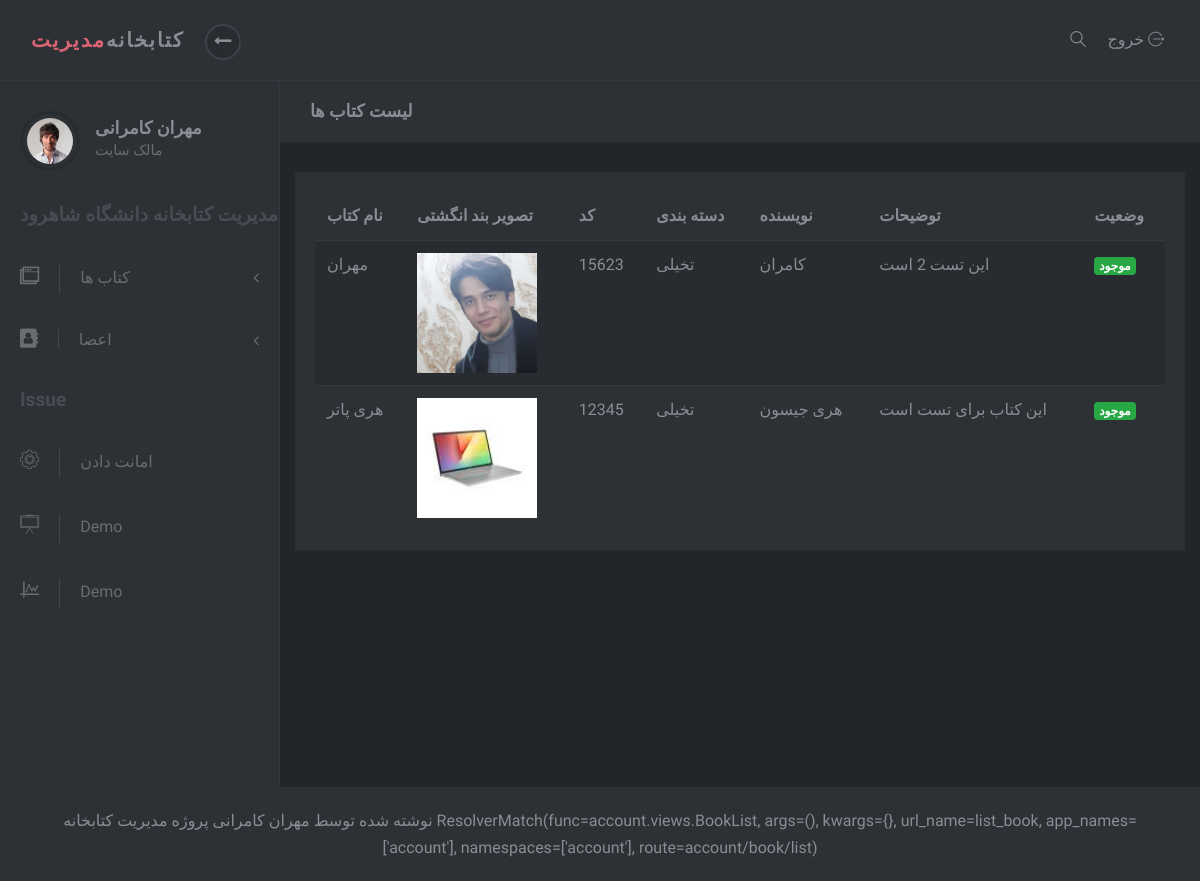
Before: /account/book/list (signed in) with the older database file.
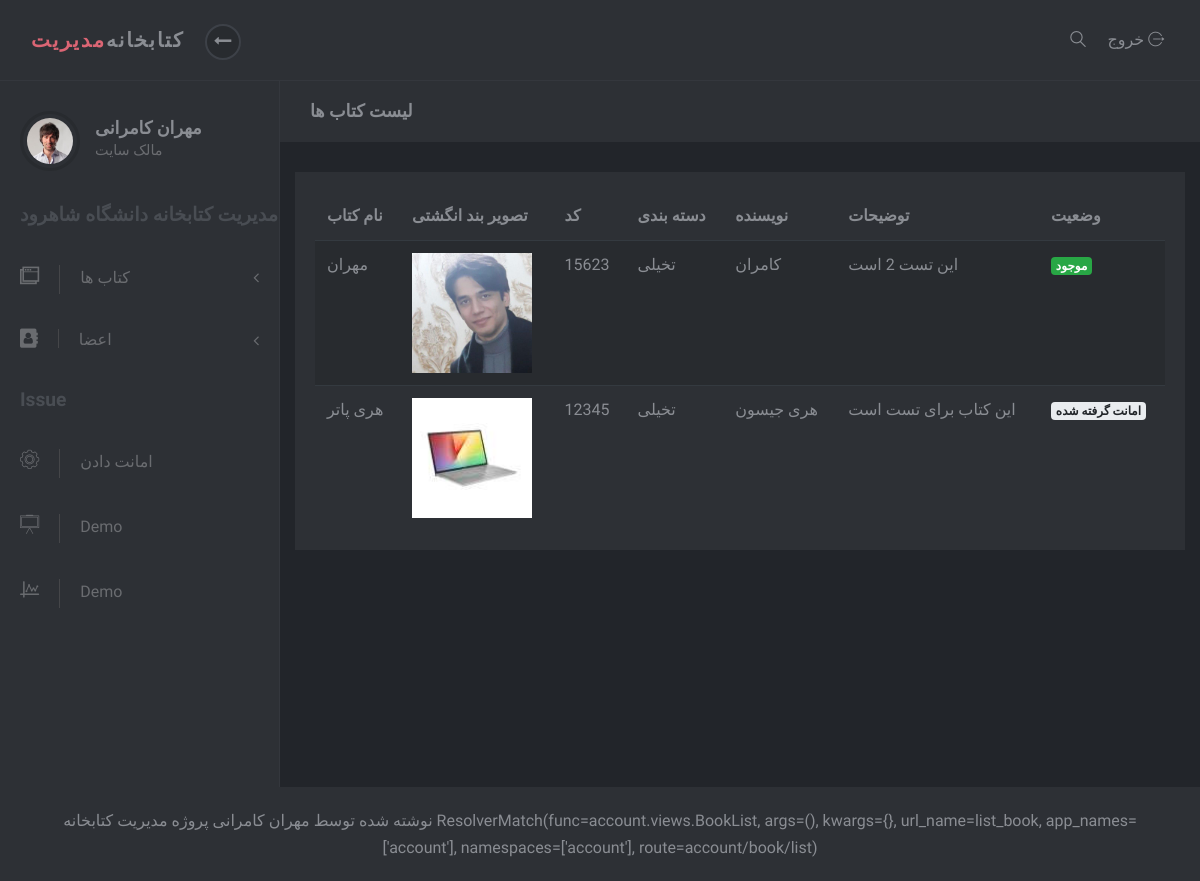
After: the same page with the newer database file.
### account/models.py (models this page shows)
class User(AbstractUser):
	email = models.EmailField(unique=True, verbose_name='ایمیل')
	slug = models.SlugField(unique=True, blank=True, verbose_name="کد کاربر")
	address=models.CharField(default='aaaa',max_length=200,verbose_name='آدرس')

### book/models.py (models this page shows, shortened)
class Book(models.Model):
    Status_Choise = (
        ('d', 'امانت گرفته شده'),
        ('p', 'موجود'),
    )
    title = models.CharField(max_length=200, verbose_name="تایتل")
    slug = models.SlugField(unique=True, blank=True, verbose_name="کد کتاب")
    category = models.ManyToManyField(Category, null=True, verbose_name="دسته بندی")
    description = models.TextField(verbose_name="توضیحات")
    author = models.CharField(max_length=200, verbose_name="نویسنده")
    thumbnail = models.ImageField(upload_to='images', verbose_name="عکس")
    created = models.DateTimeField(auto_now_add=True, verbose_name='زمان انتشار')
    status = models.CharField(max_length=1, choices=Status_Choise, verbose_name="وضعیت")
    class Meta:
        verbose_name = "کتاب"
        verbose_name_plural = "کتاب ها"
        ordering = ['-created']
    def category_to_string(self):
        return ", ".join([cat.title for cat in self.category.all()])
    category_to_string.short_description = "دسته بندی"

class Category(models.Model):
    title = models.CharField(max_length=200, verbose_name="عنوان دسته بندی")
    slug = models.SlugField(max_length=100, verbose_name="موضوع")
    status = models.BooleanField(default=True, verbose_name="آیا نمایش داده شود؟")
    position = models.IntegerField(verbose_name="پوزیشن")
    class Meta:
        verbose_name = "دسته بندی"
        verbose_name_plural = "دسته بندی ها"
        ordering = ['position']

### account/views.py (the view)
# urls.py: path('book/list', BookList.as_view(), name='list_book'),
class BookList(LoginRequiredMixin, ListView):
    template_name = 'registrations/list_book.html'
    def get_queryset(self):
        if self.request.user.is_superuser:
            return Book.objects.all()
        else:
            return Issue.objects.filter(slugUser=self.request.user.slug)

### templates/registrations/list_book.html (shortened to what this page needs)
{% extends 'registrations/base.html' %}
{% load static %}
{% block code %}
    <div class="page-content">
        <div class="page-header">
            <div class="container-fluid">
                <h2 class="h5 no-margin-bottom">لیست کتاب ها</h2>
            </div>
        </div>
        <div class="col-lg-12">
            <div class="block">
                <div class="table-responsive">
                    <table class="table table-striped table-hover">
                        <thead>
                        <tr>
                            <th>نام کتاب</th>
                            <th>تصویر بند انگشتی</th>
                            <th>کد</th>
                            <th>دسته بندی</th>
                            <th>نویسنده</th>
                            <th>توضیحات</th>
                            <th>وضعیت</th>
                        </tr>
                        </thead>
                        <tbody>
                        {% for book in object_list %}
                            <tr>
                                <td>{{ book.title }}</td>
                                <td><img src="{{ book.thumbnail.url }}" style="width: 120px"></td>
                                <td>{{ book.slug }}</td>
                                <td>{{ book.category_to_string }}</td>
                                <td>{{ book.author }}</td>
                                <td>{{ book.description|safe|truncatewords:"10" }}</td>
                                <td>
                                    {% if book.status == "p" %}
                                    <span class="badge badge-success">موجود</span>
                                    {% else %}
                                        <span class="badge badge-light">امانت گرفته شده</span>
                                    {% endif %}
                                </td>
                            </tr>
                        {% endfor %}
                        </tbody>
                    </table>
                </div>
            </div>
        </div>
    </div>
{% endblock %}

### templates/registrations/base.html (shortened to what this page needs)
{% load static %}
<!DOCTYPE html>
<html>
<head>
    <link rel="stylesheet" href="{% static 'adminlte/vendor/bootstrap/css/bootstrap.min.css' %}">
    <link rel="stylesheet" href="{% static 'adminlte/vendor/font-awesome/css/font-awesome.min.css' %}">
    <link rel="stylesheet" href="{% static 'adminlte/css/font.css' %}">
    <link rel="stylesheet" href="{% static 'adminlte/css/style.default.css' %}" id="theme-stylesheet">
    <link rel="stylesheet" href="{% static 'adminlte/css/custom.css' %}">
</head>
<body>
<header class="header">
    <nav class="navbar navbar-expand-lg">
        <div class="container-fluid d-flex align-items-center justify-content-between">
            <div class="navbar-header">
                <a href="list_book.html" class="navbar-brand">
                <div class="brand-text brand-big visible text-uppercase"><strong
                        class="text-primary">مدیریت</strong><strong>کتابخانه</strong></div>
            </a>
                <button class="sidebar-toggle"><i class="fa fa-long-arrow-left"></i></button>
            </div>
            <div class="right-menu list-inline no-margin-bottom">
                <div class="list-inline-item"><a href="#" class="search-open nav-link"><i
                        class="icon-magnifying-glass-browser"></i></a></div>
                <div class="list-inline-item logout"><a id="logout" href="login.html" class="nav-link">خروج <i
                        class="icon-logout"></i></a></div>
            </div>
        </div>
    </nav>
</header>
<div class="d-flex align-items-stretch">
    {% include 'registrations/sidebar.html' %}
    {% block code %}
    {% endblock %}
</div>
<footer class="footer">
    <div class="footer__block block no-margin-bottom">
        <div class="container-fluid text-center">
            <p class="no-margin-bottom">
                نوشته شده توسط مهران کامرانی
                پروژه مدیریت کتابخانه
                {{ request.resolver_match }}
            </p>
        </div>
    </div>
</footer>
</body>
</html>

### templates/registrations/sidebar.html (shortened to what this page needs)
{% load static %}
<nav id="sidebar">
    <div class="sidebar-header d-flex align-items-center">
        <div class="avatar"><img src="{% static 'adminlte/img/avatar-6.jpg' %}" alt="..."
                                 class="img-fluid rounded-circle"></div>
        <div class="title">
            <h1 class="h5">{{ request.user.get_full_name }}</h1>
            {% if request.user.is_superuser %}
                <p>مالک سایت</p>
            {% else %}
                <p>کاربر عادی</p>
            {% endif %}
        </div>
    </div>
    <span class="heading">مدیریت کتابخانه دانشگاه شاهرود</span>
    <ul class="list-unstyled">
        <li>
            <a href="#exampledropdownDropdown" aria-expanded="false" data-toggle="collapse">
                <i class="icon-windows"></i>کتاب ها </a>
        </li>
        {% if request.user.is_superuser %}
            <li>
                <a href="#exampledropdownDropdown2" aria-expanded="false" data-toggle="collapse">
                    <i class="fa fa-address-book" aria-hidden="true"></i>اعضا</a>
            </li>
            </ul>
            <span class="heading">Issue</span>
            <ul class="list-unstyled">
                <li><a href="{% url 'account:issue' %}"> <i class="icon-settings"></i>امانت دادن </a></li>
                <li><a href="#"> <i class="icon-writing-whiteboard"></i>Demo </a></li>
                <li><a href="#"> <i class="icon-chart"></i>Demo </a></li>
            </ul>
        {% endif %}
</nav>

### account/static/adminlte/css/style.default.css (style rules this page uses)
body { position: relative; }
a { -webkit-transition: all 0.3s; transition: all 0.3s; display: inline-block; }
.text-uppercase { letter-spacing: 0.1em; }
p { line-height: 1.7; }
button { cursor: pointer; }
i, span, strong { display: inline-block; }
.no-margin-bottom { margin-bottom: 0 !important; }
.block { padding: 20px; background: #2d3035; color: #8a8d93; margin-bottom: 30px; }
.page-content { position: relative; background: #22252a; min-height: 100vh; width: calc(100% - 280px); padding: 0; padding-bottom: 70px; }
.page-header { padding: 20px 15px; background: #2d3035; color: #8a8d93; margin-bottom: 30px; }
.footer { position: absolute; bottom: 0; width: 100%; }
.footer .footer__block { min-height: 70px; }
i[class*='icon-'] { -webkit-transform: translateY(2px); transform: translateY(2px); }
nav.navbar { background: #2d3035; color: #8a8d93; padding-top: 20px; padding-bottom: 20px; border-bottom: 1px solid #34373d; z-index: 10; }
nav.navbar .sidebar-toggle { width: 36px; height: 36px; line-height: 29px; text-align: center; border-radius: 50%; background: #282b2f; color: #8a8d93; font-size: 1.1rem; border: 2px solid #3d4148; outline: none; }
nav.navbar a { color: inherit; }
nav.navbar .brand-text { display: none; font-weight: 700; }
nav.navbar .brand-text.visible { display: block; }
nav.navbar a.nav-link { padding: .5rem .3rem; position: relative; }
nav#sidebar { width: 280px; background: #2d3035; color: #6a6c70; border-right: 1px solid #34373d; }
nav#sidebar a { color: inherit; text-decoration: none; position: relative; }
nav#sidebar a[data-toggle="collapse"]::after { content: '\f104'; display: inline-block; -webkit-transform: translateY(-50%); transform: translateY(-50%); font-family: 'FontAwesome'; position: absolute; top: 50%; right: 20px; }
nav#sidebar a i { font-size: 1.2em; margin-right: 10px; -webkit-transition: none; transition: none; }
nav#sidebar .sidebar-header { padding: 30px 20px; }
nav#sidebar .sidebar-header h1, nav#sidebar .sidebar-header p { margin-bottom: 0; }
nav#sidebar .sidebar-header h1 { color: #8a8d93; }
nav#sidebar .sidebar-header p { font-size: 0.9rem; }
nav#sidebar span.heading { font-weight: 700; margin-left: 20px; color: #494d53; font-size: 1.2rem; margin-bottom: 15px; }
nav#sidebar .avatar { width: 60px; height: 60px; border-radius: 50%; overflow: hidden; margin-right: 15px; background: none; padding: 4px; border: 3px solid #282b2f; }
nav#sidebar ul { max-height: none; }
nav#sidebar li { position: relative; }
nav#sidebar li a { padding: 18px 20px; display: block; font-weight: 400; }
nav#sidebar li a i { margin-right: 20px; -webkit-transition: all 0.3s; transition: all 0.3s; padding-right: 20px; border-right: 1px solid #454649; }
nav#sidebar li::before { content: ''; width: 2px; height: 100%; background: none; display: block; position: absolute; top: 0; left: 0; z-index: 99; }
button, input[type='submit'] { cursor: pointer; font-family: inherit; font-weight: 300 !important; }
.table { margin-bottom: 0; }
.table td, .table th { border-color: #343a40; }
.table thead th { border: none; }
.table-striped tbody tr { -webkit-transition: all 0.3s; transition: all 0.3s; }
.table-striped tbody tr:nth-of-type(odd) { background-color: #282b2f; }
.navbar { padding: 0.5rem 1rem; }
.navbar-brand { display: inline-block; padding-top: 0.3125rem; padding-bottom: 0.3125rem; margin-right: 1rem; font-size: 1.25rem; }
body { font-family: "Muli", sans-serif; font-size: 1rem; font-weight: 400; line-height: 1.5; color: #8a8d93; background-color: #fff; }
a { color: #DB6574; text-decoration: none; }
h1, h2, h3, h4, h5, h6, .h1, .h2, .h3, .h4, .h5, .h6 { margin-bottom: 0.5rem; font-family: inherit; font-weight: 700; line-height: 1.2; color: inherit; }
h1, .h1 { font-size: 2.5rem; }
h2, .h2 { font-size: 1.7rem; }
h5, .h5 { font-size: 1.1rem; }
.text-primary { color: #DB6574 !important; }
.badge-success { color: color-yiq(#28a745); background-color: #28a745; }
.badge-light { color: color-yiq(#e9ecef); background-color: #e9ecef; }
.nav-link { padding: 0.5rem 1rem; }

Changed rows visible on the page:
changed Book "هری پاتر": status "موجود" → "امانت گرفته شده"
